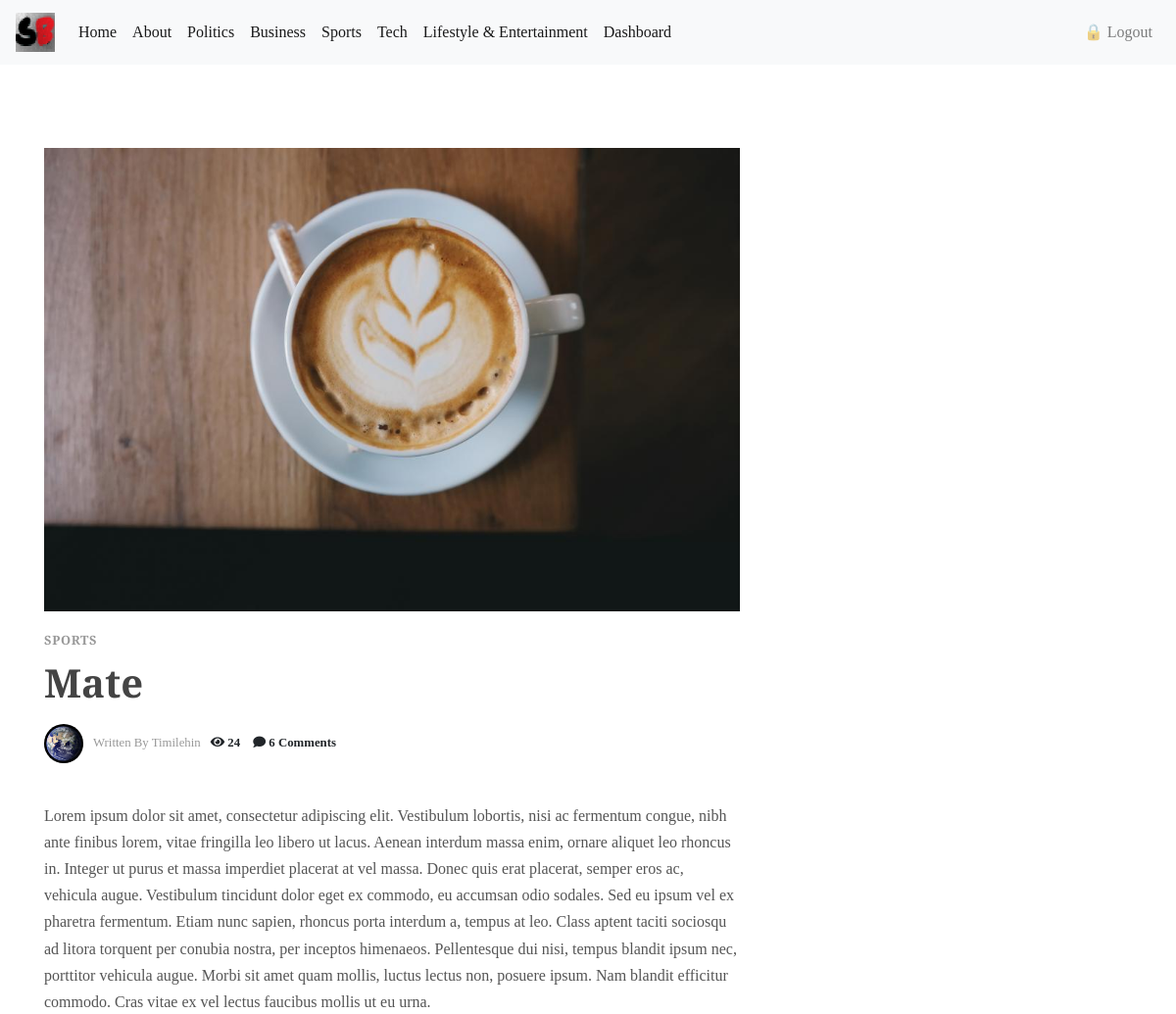
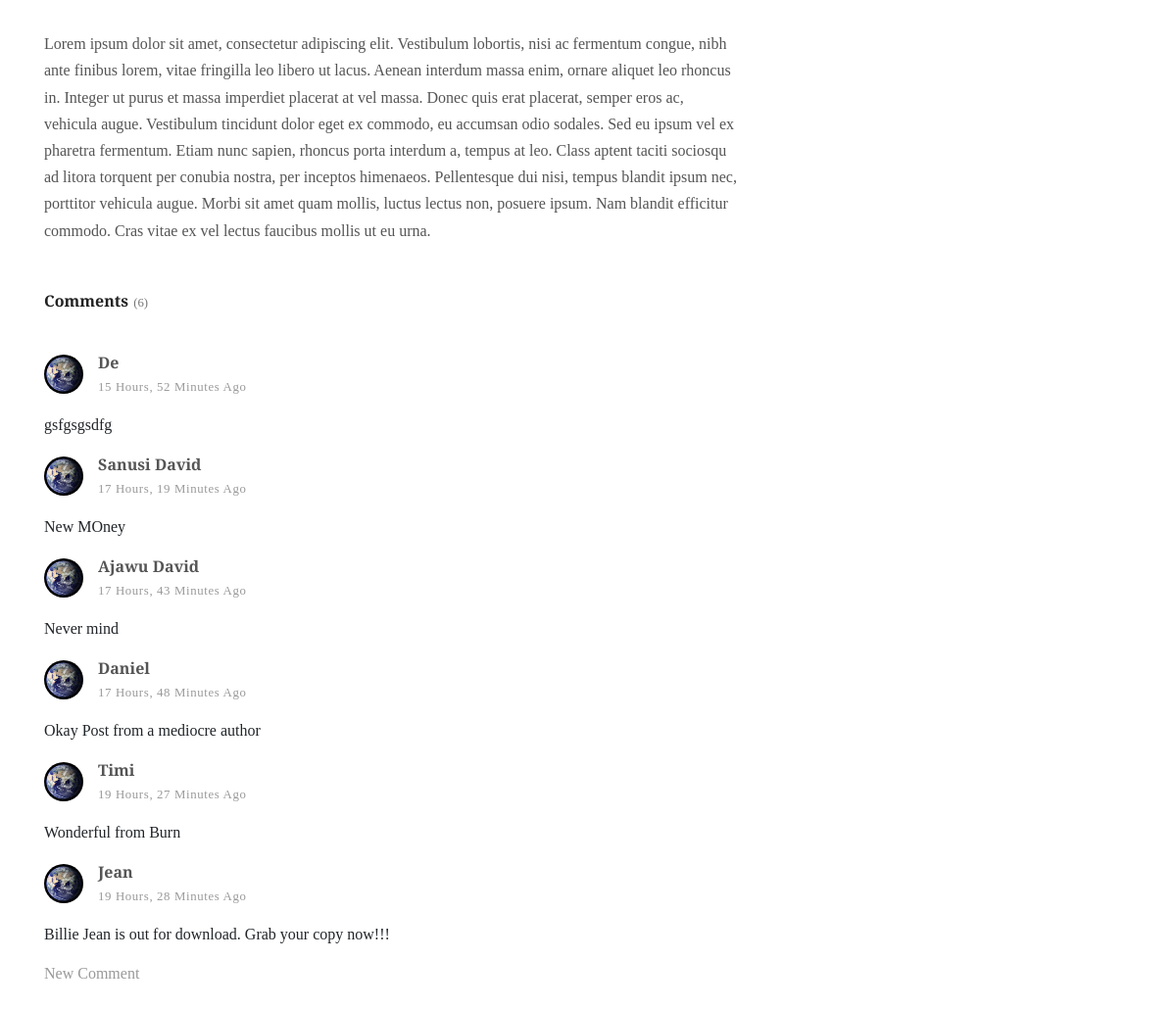
Screenshot of /blogapp/post/mate/ (signed in) with the database file from the repository (2 pictures, top to bottom).
### blogapp/models.py (models this page shows, shortened)
class Post(models.Model):
    title = models.CharField(max_length=200)
    content = RichTextField()
    pub_date = models.DateTimeField(auto_now_add=True)
    view_count = models.PositiveIntegerField(default=0, blank=True)
    author = models.ForeignKey(User, on_delete=models.CASCADE)
    category = models.ForeignKey(Category, on_delete=models.CASCADE)
    images = models.ImageField(null=True, upload_to='profilepics')
    slug = models.SlugField(blank=True, null=True, unique=True)
    class Meta:
        ordering = ['-pub_date']

class Category(models.Model):
    name = models.CharField(max_length=100, unique=True)
    class Meta:
        verbose_name_plural = "Categories"
    def __str__(self):
        return self.name

class Comment(models.Model):
    content = models.TextField()
    name = models.CharField(max_length=200)
    post = models.ForeignKey(Post, related_name='comments', on_delete=models.CASCADE)
    created_on = models.DateTimeField(auto_now_add=True)
    class Meta:
        ordering = ['-created_on']

### blogapp/views.py (the view)
# urls.py: path('post/<slug:slug>/', views.PostDetail.as_view(), name='post_detail'),
class PostDetail(LoginRequiredMixin, DetailView):
    model = Post
    def get_object(self):
        object = super(PostDetail, self).get_object()
        object.view_count += 1
        object.save()
        return object

### blogapp/templates/blogapp/post_detail.html
{% extends 'blogapp/base.html' %}
{% load static %}
{% block p_block %}
<link rel="stylesheet" href="{% static 'css/blogstyle2.css' %}">
<link rel="stylesheet" href="https://use.fontawesome.com/releases/v5.8.2/css/all.css">
<div class="row">
<main class="post blog-post col-lg-8">
        <div class="container">
          <div class="post-single">
          <div class="post-thumbnail"><img style="margin-top: 35px;" src="{{ post.images.url }}" alt="..." class="img-fluid"></div>
          <div class="post-details">
            <div class="post-meta d-flex justify-content-between">
              <div class="category">
                <a href="{% url 'post_by_category' post.category %}">{{post.category}}</a>
              </div>
            </div>
          <h1>{{post.title}}</h1>
          <div class="post-footer d-flex align-items-center">
            <p href="#" class="author d-flex align-items-center flex-wrap">
              <div class="avatar"><img src="{% static 'images/earth.jpg' %}" alt="..." class="img-fluid"></div>
              <div class="title"><span>Written by {{post.author.username }}</span></div></p>
              <div class="comments meta-last"><i style="margin-left: 10px;" class="fas fa-eye"> {{post.view_count}}</i>
                <i style="margin-left: 10px;" class="fas fa-comment"> {{post.comments.count}} Comment{{post.comments.count | pluralize}}</i>
              </div>
          </div>
          <div class="post-body">
            <p class="lead">{{post.content | safe}}</p>
          </div>
          <div class="post-comments">
            <header>
              <h3 class="h6">Comment{{post.comments.count | pluralize }}<span class="no-of-comments">({{post.comments.count}})</span></h3>
            </header>
            {% for comment in post.comments.all %}
            <div class="comment">
              <div class="comment-header d-flex justify-content-between">
                <div class="user d-flex align-items-center">
                  <div class="image"><img src="{% static 'images/earth.jpg' %}" alt="..." class="img-fluid rounded-circle"></div>
                  <div class="title"><strong>{{ comment.name }}</strong><span class="date">{{ comment.created_on | timesince }} ago</span></div>
                </div>
              </div>
              <div class="comment-body">
                <p>{{ comment.content }}</p>
              </div>
              {% empty %}
                <h1>There are no comments yet!</h1>
              {% endfor %}
            </div>
          </div>
          <a href="{% url 'new_comment' post.id %}">New Comment</a>
        </div>
      </div>
    </div>
  </main>
</div>
{% endblock %}

### blogapp/static/css/blogstyle.css (style rules this page uses)
.post h3 { line-height: 1.1em; color: #222; -webkit-transition: all 0.3s; transition: all 0.3s; margin-bottom: 1rem; }
.post .category a { color: #999; letter-spacing: 0.05em; font-weight: 700; text-transform: uppercase; text-decoration: none; }
article, aside, figcaption, figure, footer, header, hgroup, main, nav, section { display: block; }
body { font-family: 'Crimson Text', serif; font-size: 1rem; font-weight: normal; line-height: 1.5; color: #212529; background-color: #fff; }
body { font-family: 'Crimson Text', serif; margin: 0; font-size: 1rem; font-weight: 400; line-height: 1.5; color: #212529; text-align: left; background-color: #fff; }
:root { --blue: #007bff; --indigo: #6610f2; --purple: #6f42c1; --pink: #e83e8c; --red: #dc3545; --orange: #fd7e14; --yellow: #ffc107; --green: #28a745; --teal: #20c997; --cyan: #17a2b8; --white: #fff; --gray: #6c757d; --gray-dark: #343a40; --primary: #007bff; --secondary: #6c757d; --success: #28a745; --info: #17a2b8; --warning: #ffc107; --danger: #dc3545; --light: #f8f9fa; --dark: #343a40; --breakpoint-xs: 0; --breakpoint-sm: 576px; --breakpoint-md: 768px; --breakpoint-lg: 992px; --breakpoint-xl: 1200px; --font-family-sans-serif: -apple-system,BlinkMacSystemFont,"Segoe UI",Roboto,"Helvetica Neue",Arial,"Noto Sans",sans-serif,"Apple Color Emoji","Segoe UI Emoji","Segoe UI Symbol","Noto Color Emoji"; --font-family-monospace: SFMono-Regular,Menlo,Monaco,Consolas,"Liberation Mono","Courier New",monospace; }
html { font-family: 'Crimson Text', serif; line-height: 1.15; -webkit-text-size-adjust: 100%; -webkit-tap-highlight-color: transparent; }
p { margin-top: 0; margin-bottom: 1rem; }
.row { display: -ms-flexbox; display: flex; -ms-flex-wrap: wrap; flex-wrap: wrap; margin-right: -15px; margin-left: -15px; }
a { background-color: transparent; }
a:-webkit-any-link { cursor: pointer; }
.post:last-of-type { margin-bottom: 0; }
.blog-post .post-footer { margin-top: 20px; }
.blog-post .post-footer { font-size: 0.8em; }
.avatar { max-width: 40px; min-width: 40px; height: 40px; overflow: hidden; border-radius: 50% !important; margin-right: 10px; }
.post { margin-bottom: 40px; }
.align-items-center { align-items: center!important; }
.d-flex { display: flex!important; }
.img-fluid { max-width: 100%; height: auto; }
img { vertical-align: middle; border-style: none; }
.post .title { font-weight: 400; color: #999; text-transform: capitalize; }
strong { font-weight: 700; }
.post .date { font-weight: 400; color: #999; text-transform: capitalize; letter-spacing: 0.05em; font-weight: 400; text-transform: uppercase; color: #aaa; }
span { display: inline-block; text-decoration: none; -webkit-transition: all 0.3s; transition: all 0.3s; }
.post .date { font-weight: 400; color: #999; text-transform: capitalize; }
.post .date { letter-spacing: 0.05em; font-weight: 400; text-transform: uppercase; color: #aaa; }
a, i, span { display: inline-block; text-decoration: none; -webkit-transition: all 0.3s; transition: all 0.3s; }
* { box-sizing: border-box; }
.post a { text-decoration: none; }
a { color: #999; }
a, i, span { transition: all 0.3s; }
div { display: block; }
.row { display: flex; flex-wrap: wrap; margin-right: -15px; margin-left: -15px; }
a { display: inline-block; transition: all 0.3s; background-color: transparent; }

### rows the page displays
Post: images (picture), category "SPORTS", title "Mate", author.username "Timilehin", view_count "24", comments.count "6", comments.count|pluralize "s", content "Lorem ipsum dolor sit amet, consectetur adipiscing elit. Vestibulum lobortis, nisi ac fermentum congue, nibh ante finibus lorem, vitae fringilla leo libero ut lacus. Aenean interdum massa enim, ornare aliquet leo rhoncus in. Integer ut purus et massa imperdiet placerat at vel massa. Donec quis erat placerat, semper eros ac, vehicula augue. Vestibulum tincidunt dolor eget ex commodo, eu accumsan odio sodales. Sed eu ipsum vel ex pharetra fermentum. Etiam nunc sapien, rhoncus porta interdum a, tempus at leo. Class aptent taciti sociosqu ad litora torquent per conubia nostra, per inceptos himenaeos. Pellentesque dui nisi, tempus blandit ipsum nec, porttitor vehicula augue. Morbi sit amet quam…"
Comment: name "De", created_on "15 Hours, 52 Minutes", content "gsfgsgsdfg"
Comment: name "Sanusi David", created_on "17 Hours, 19 Minutes", content "New MOney"
Comment: name "Ajawu David", created_on "17 Hours, 43 Minutes", content "Never mind"
Comment: name "Daniel", created_on "17 Hours, 48 Minutes", content "Okay Post from a mediocre author"
Comment: name "Timi", created_on "19 Hours, 27 Minutes", content "Wonderful from Burn"
Comment: name "Jean", created_on "19 Hours, 28 Minutes", content "Billie Jean is out for download. Grab your copy now!!!"
